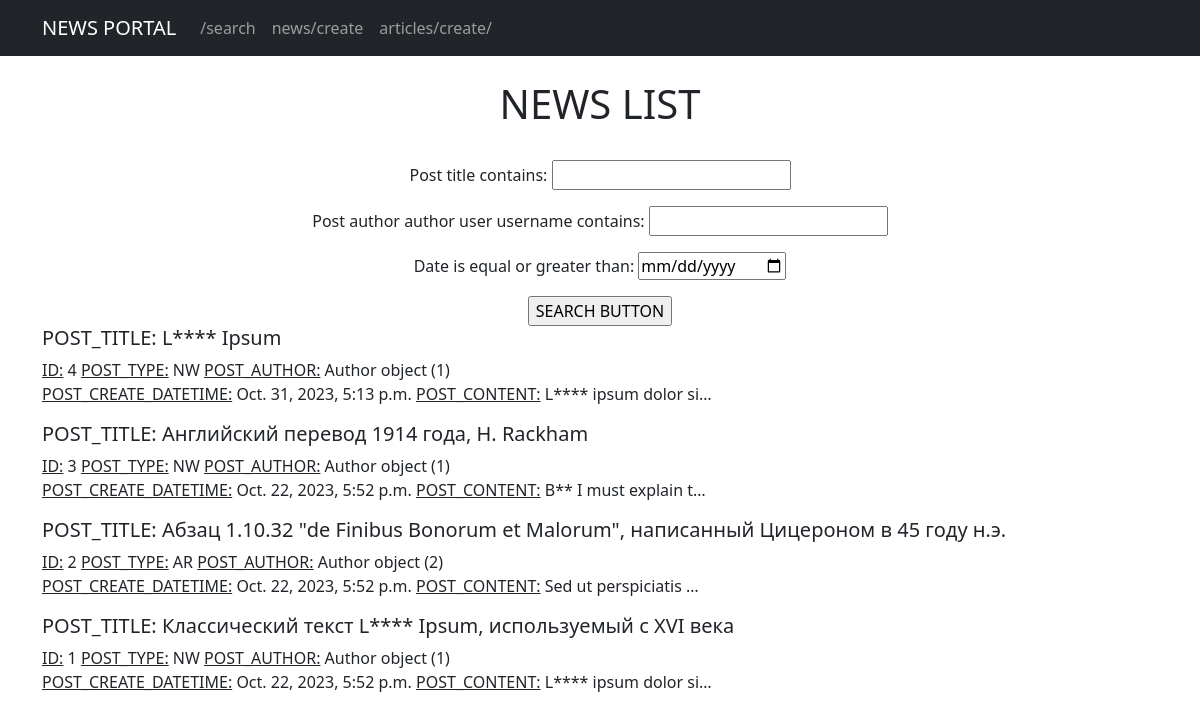
Page /news/search/ on the earlier database version.
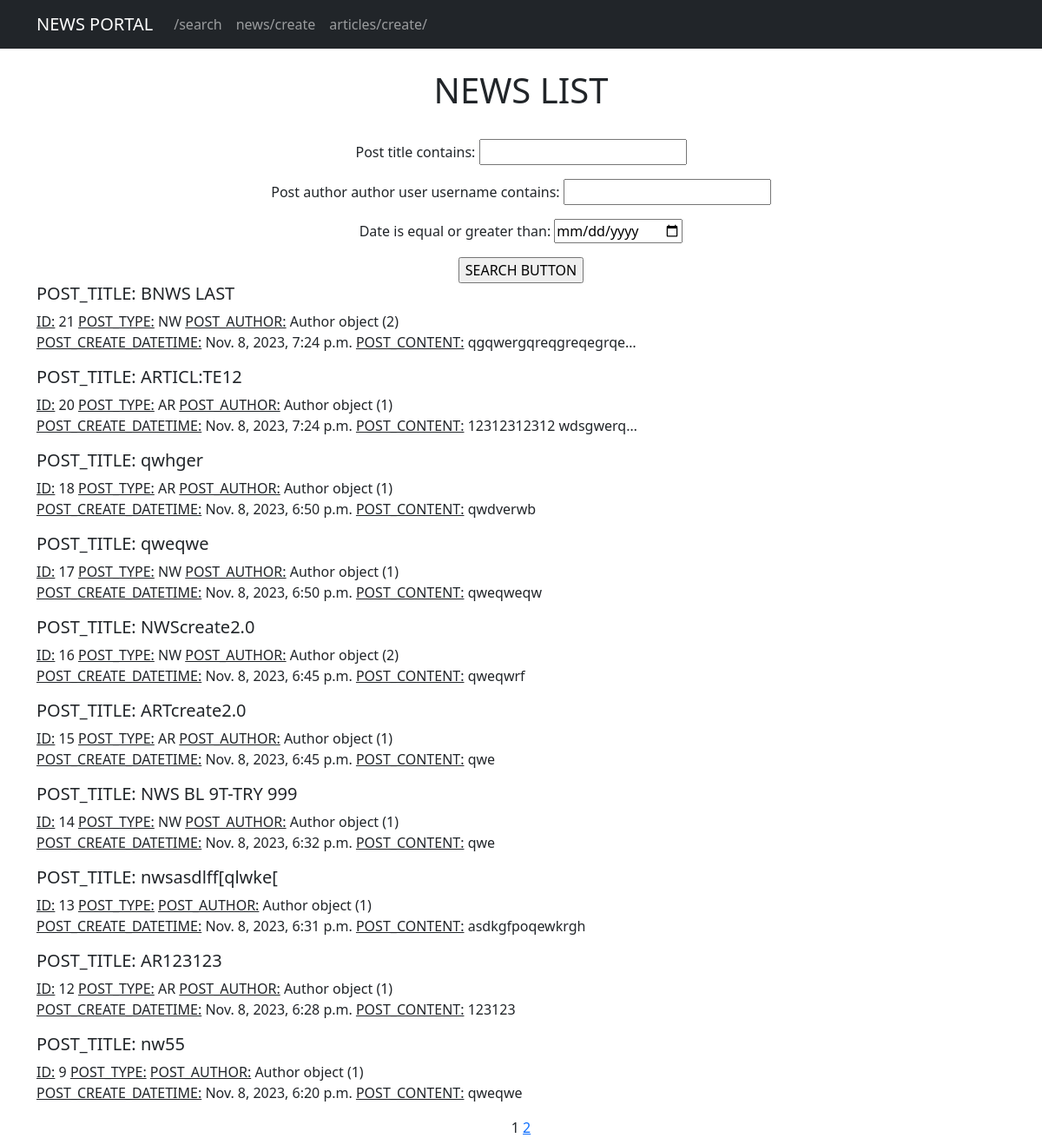
Same page on the later database version.
### news/models.py (models this page shows, shortened)
class Post(models.Model):
    ARTICLE = 'AR'
    NEWS = 'NW'
    PT_CHOICES = [
        (ARTICLE, 'article'),
        (NEWS, 'news')
    ]
    post_type = models.CharField(max_length=2, choices=PT_CHOICES)
    post_author = models.ForeignKey(Author, on_delete=models.CASCADE)
    post_create_datetime = models.DateTimeField(auto_now_add=True)
    post_category = models.ManyToManyField(Category, through='PostCategory')
    post_title = models.CharField(max_length=200)
    post_content = models.TextField(max_length=10000)
    post_rating = models.IntegerField(default=0)

class Author(models.Model):
    author_user = models.OneToOneField(User, on_delete=models.CASCADE)
    user_rating = models.IntegerField(default=0)

### news/views.py (the view)
# urls.py: path('search/', PostSearch.as_view(), name='search'),
class PostSearch(ListView):
    model = Post
    template_name = 'search.html'
    context_object_name = 'search'
    ordering = ['-post_create_datetime']
    paginate_by = 10
    def get_queryset(self):
        queryset = super().get_queryset()
        self.filterset = PostFilter(self.request.GET, queryset)
        return self.filterset.qs
    def get_context_data(self, **kwargs):
        context = super().get_context_data(**kwargs)
        context['filterset'] = self.filterset
        return context

### news/templatetags/custom_filters.py (called while the page is built)
def repl_censor(value):
    word = value.group()
    if word.lower() in censor_list:
        return word[0] + '*' * (len(word) - 1)
    else:
        return word

@register.filter()
def censor(value):
    if str != type(value):
        raise TypeError('CUSTOM ERROR: VALUE TYPE ERROR IN DEF CENSOR')
    value = re.sub(r'\b\w*\b', repl_censor, value, flags=re.I|re.U)
    return value

### news/templatetags/custom_tags.py (called while the page is built)
@register.simple_tag(takes_context=True)
def url_replace(context, **kwargs):
   d = context['request'].GET.copy()
   for k, v in kwargs.items():
       d[k] = v
   return d.urlencode()

### templates/search.html (shortened to what this page needs)
{% extends 'flatpages/default.html' %}
{% load custom_filters %}
{% load custom_tags %}
{% block content %}
    <br>
    <h1>NEWS LIST</h1>
    <br>
<form action="" method="get">
   {{ filterset.form.as_p }}
   <input type="submit" value="SEARCH BUTTON" />
</form>
    <div>
        {% if search %}
            {% for i in search %}
                <div align="left">
                    <h5>POST_TITLE: {{ i.post_title|censor }}</h5>
                    <p><u>ID:</u> {{ i.id }}
                    <u>POST_TYPE:</u> {{ i.post_type }}
                    <u>POST_AUTHOR:</u> {{ i.post_author }}
                        <br>
                    <u>POST_CREATE_DATETIME:</u> {{ i.post_create_datetime }}
                    <u>POST_CONTENT:</u> {{ i.post_content|truncatechars:21|censor }}</p>
                </div>
            {% endfor %}
        {% else %}
            <h2>News list is empty</h2>
        {% endif %}
    </div>
{% if page_obj.has_other_pages %}
    <nav>
        {{ page_obj.number }}
        {% if page_obj.has_next %}
            <a href="?{% url_replace page=page_obj.next_page_number %}">
                {{ page_obj.next_page_number }}
            </a>
        {% endif %}
    </nav>
{% endif %}
{% endblock content %}

Differences in the rows shown:
no longer on this page (row unchanged): Post: post_title|censor "L**** Ipsum", id "4", post_type "NW", post_author "Author object (1)", post_create_datetime "Oct. 31, 2023, 5:13 p.m.", post_content|censor "L**** ipsum dolor si…"
no longer on this page (row unchanged): Post: post_title|censor "Английский перевод 1914 года, H. Rackham", id "3", post_type "NW", post_author "Author object (1)", post_create_datetime "Oct. 22, 2023, 5:52 p.m.", post_content|censor "B** I must explain t…"
no longer on this page (row unchanged): Post: post_title|censor "Абзац 1.10.32 \"de Finibus Bonorum et Malorum\", написанный Цицероном в 45 году н.э.", id "2", post_type "AR", post_author "Author object (2)", post_create_datetime "Oct. 22, 2023, 5:52 p.m.", post_content|censor "Sed ut perspiciatis …"
no longer on this page (row edited): Post: post_title|censor "Классический текст L**** Ipsum, используемый с XVI века", id "1", post_type "NW", post_author "Author object (1)", post_create_datetime "Oct. 22, 2023, 5:52 p.m.", post_content|censor "L**** ipsum dolor si…"
added Post: post_title|censor "BNWS LAST", id "21", post_type "NW", post_author "Author object (2)", post_create_datetime "Nov. 8, 2023, 7:24 p.m.", post_content|censor "qgqwergqreqgreqegrqe…"
added Post: post_title|censor "ARTICL:TE12", id "20", post_type "AR", post_author "Author object (1)", post_create_datetime "Nov. 8, 2023, 7:24 p.m.", post_content|censor "12312312312 wdsgwerq…"
added Post: post_title|censor "qwhger", id "18", post_type "AR", post_author "Author object (1)", post_create_datetime "Nov. 8, 2023, 6:50 p.m.", post_content|censor "qwdverwb"
added Post: post_title|censor "qweqwe", id "17", post_type "NW", post_author "Author object (1)", post_create_datetime "Nov. 8, 2023, 6:50 p.m.", post_content|censor "qweqweqw"
added Post: post_title|censor "NWScreate2.0", id "16", post_type "NW", post_author "Author object (2)", post_create_datetime "Nov. 8, 2023, 6:45 p.m.", post_content|censor "qweqwrf"
added Post: post_title|censor "ARTcreate2.0", id "15", post_type "AR", post_author "Author object (1)", post_create_datetime "Nov. 8, 2023, 6:45 p.m.", post_content|censor "qwe"
added Post: post_title|censor "NWS BL 9T-TRY 999", id "14", post_type "NW", post_author "Author object (1)", post_create_datetime "Nov. 8, 2023, 6:32 p.m.", post_content|censor "qwe"
added Post: post_title|censor "nwsasdlff[qlwke[", id "13", post_author "Author object (1)", post_create_datetime "Nov. 8, 2023, 6:31 p.m.", post_content|censor "asdkgfpoqewkrgh"
added Post: post_title|censor "AR123123", id "12", post_type "AR", post_author "Author object (1)", post_create_datetime "Nov. 8, 2023, 6:28 p.m.", post_content|censor "123123"
added Post: post_title|censor "nw55", id "9", post_author "Author object (1)", post_create_datetime "Nov. 8, 2023, 6:20 p.m.", post_content|censor "qweqwe"
Other differences:
{{ page_obj.number }}: (not shown) → "1"
{{ page_obj.next_page_number }}: (not shown) → "2"
